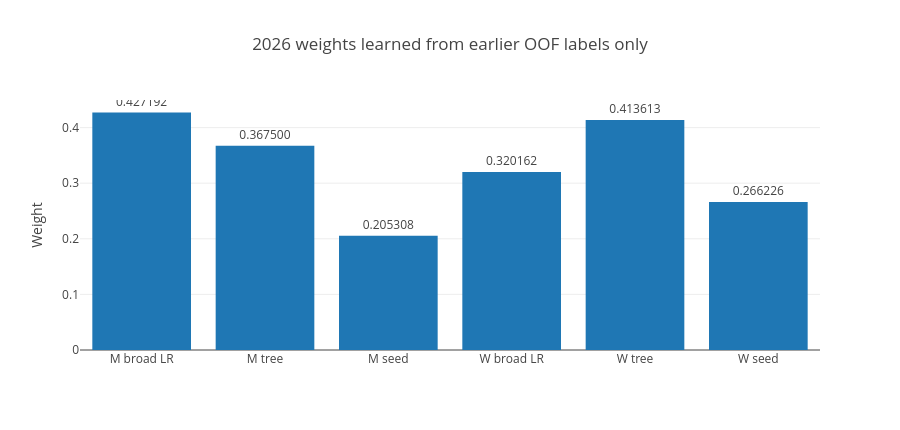

Notebook source saved alongside this figure:
### Code cell
fig=go.Figure(go.Bar(x=['Men broad LR','Men compact tree','Men seed LR','Women broad LR','Women compact tree','Women seed LR'],y=[0.4271917489,0.3674997818,0.2053084693,0.3201616185,0.4136128688,0.2662255127])); fig.show()

### Figure 1 — Plotly figure (JSON) as saved in the notebook; plotly's stock layout.template omitted (floating-point values rounded to 4 significant figures)
{"data": [{"type": "bar", "x": ["M broad LR", "M tree", "M seed", "W broad LR", "W tree", "W seed"], "y": [0.4272, 0.3675, 0.2053, 0.3202, 0.4136, 0.2662], "text": ["0.427192", "0.367500", "0.205308", "0.320162", "0.413613", "0.266226"], "textposition": "outside"}], "layout": {"title": {"text": "2026 weights learned from earlier OOF labels only"}, "yaxis": {"title": {"text": "Weight"}}, "height": 430}}
